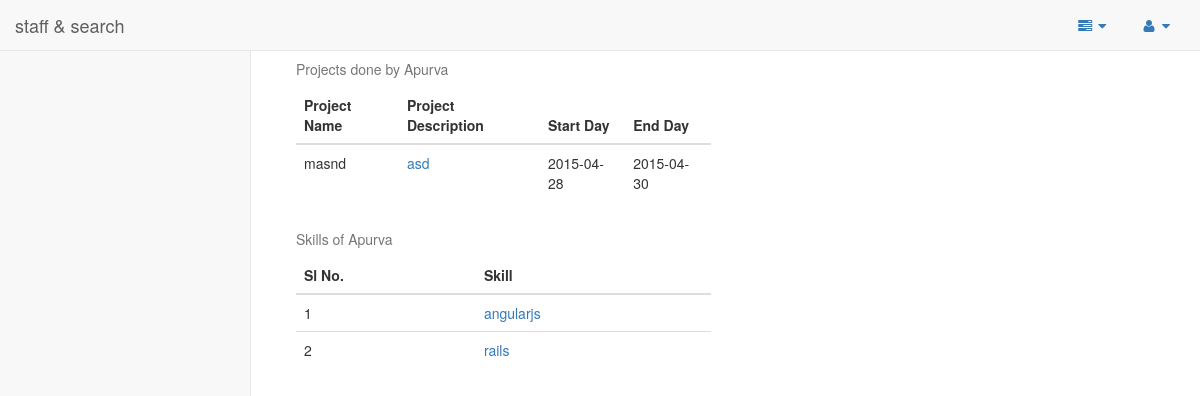
/admin/show_employee_details.php?id=4, run on the app's committed database.
### tables this page shows
CREATE TABLE IF NOT EXISTS `developers` (
`dev_id` int(11) NOT NULL,
  `name` varchar(20) NOT NULL,
  `github_profile` text NOT NULL,
  `tech` text NOT NULL,
  `region` text NOT NULL
);

CREATE TABLE IF NOT EXISTS `projects` (
`project_id` int(11) NOT NULL,
  `name` varchar(50) NOT NULL,
  `start_day` date NOT NULL,
  `end_day` date NOT NULL,
  `description` text NOT NULL,
  `tech` text NOT NULL
);

### admin/show_employee_details.php (the view, shortened to what this page needs)
<?php
    include("header.php");
    $dev_id = $_GET['id'];
?>
<body>
    <div id="wrapper">
       <?php
        include 'side_and_menu.php';
       ?>
       <?php
       $query = "SELECT * from projects where project_id in (select project_id from developer_project_map where dev_id = '".$dev_id."')";
       $result = mysql_query($query);
       $skills = mysql_query("SELECT tech from developers where dev_id ='".$dev_id."'");
       ?>
    <div id="page-wrapper">
        <div class="col-md-6">
            <table class="table">
              <caption>Projects done by <?php $name = mysql_fetch_assoc( mysql_query("SELECT name FROM developers where dev_id = '".$dev_id."'"));echo $name["name"];?></caption>
              <thead>
                <tr>
                  <th>Project Name</th>
                  <th>Project Description</th>
                  <th>Start Day</th>
                  <th>End Day</th>
                </tr>
              </thead>
              <tbody>
                <?php
                while ($row = mysql_fetch_array($result)) {
                  echo "<tr>
                  <td>".$row['name']."</td>
                  <td><a href='project_details.php?id=".$row['name']."'>".$row['description']."</a></td>
                  <td>".$row['start_day']."</td>
                  <td>".$row['end_day']."</td>
                </tr>";
                }
                ?>
              </tbody>
            </table>
            <table class="table">
              <caption>Skills of <?php $name = mysql_fetch_assoc( mysql_query("SELECT name FROM developers where dev_id = '".$dev_id."'"));echo $name["name"];?></caption>
              <thead>
                <tr>
                  <th>Sl No.</th>
                  <th>Skill</th>
                </tr>
              </thead>
              <tbody>
                <?php
                $count = 1;
                $row = mysql_fetch_array($skills);
                $individual_skill = explode(",",$row['tech']);
                for($i=0;$i<count($individual_skill);$i++) {
                  echo "<tr>
                  <td>".$count++."</td>
                  <td><a href='project_details.php?id=".$row['tech']."'>".$individual_skill[$i]."</a></td>
                </tr>";
                }
                ?>
              </tbody>
            </table>
        </div>
    </div>
    </div>
</body>
</html>

### data on the page
developers: name "Apurva", tech "angularjs", tech "rails"
projects: name "masnd", description "asd", start_day "2015-04-28", end_day "2015-04-30"
